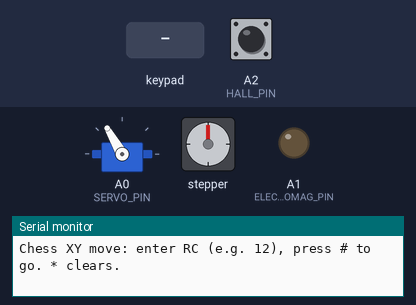
A sketch run on a simulated Arduino Uno, built with avr-gcc and run on an emulated ATmega328P. Parts: servo, stepper motor, output pins drawn as LEDs (lit = HIGH), the last lines printed to the serial monitor. The test bench sets the inputs (shaded band); at power-on: A2 (HALL_PIN) HIGH. Stepper angles assume 200 steps per turn.

Above: at 1.2 s.
1.3 s: keypad keys 1 2 1 3 1 1 1 0 # pressed 0.4 s apart
At 4.65 s:
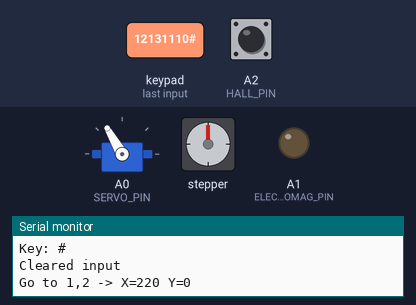
At 5.25 s:
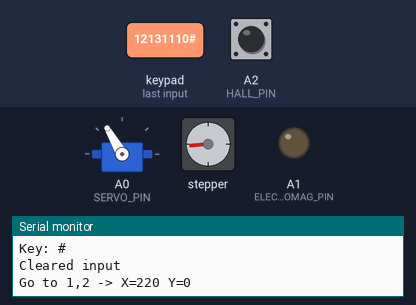
6.9 s: keypad keys 1 3 9 7 # pressed 0.4 s apart
At 9.56 s:
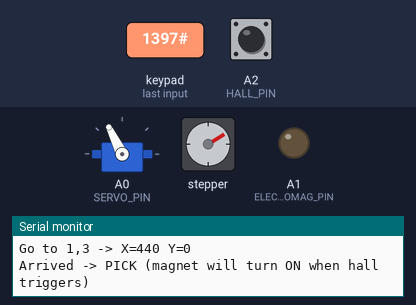
10.9 s: key 'A' pressed
12.8 s: keypad keys 1 2 1 3 1 1 1 0 # pressed 0.4 s apart
At 17.97 s:
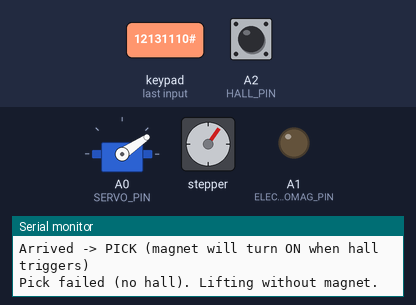
18.1 s: key '*' pressed
19.6 s: key 'B' pressed
Timing chart, 0 to 22.1 s (numbered marks = the images above; inputs shaded):
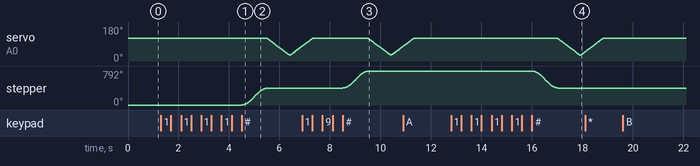

The sketch:

Combined_Code.ino
```cpp
#include <AccelStepper.h>
#include <Keypad.h>
#include <Servo.h>

// ----------------- Servo (Z) and Electromagnet -----------------
Servo servo;
const uint8_t SERVO_PIN      = A0;
const uint8_t ELECTROMAG_PIN = A1;
const uint8_t HALL_PIN       = A2;

const int MIN_POS = 30;
const int MAX_POS = 120;
const int STEP    = 1;
const unsigned long STEP_MS = 10;

const int HALL_ACTIVE_STATE = LOW;

enum State { LOWERING, RELEASING, LIFTING };
State state = LOWERING;

int pos = MAX_POS;

// In PICK mode avoid "instant pick" if hall is already active at the top.
// Start unarmed, then arm once hall go inactive during the descent.
bool armed = false;
unsigned long lastStepMs = 0;

bool magnetOn = false;                 // OFF->next actuation is PICK, ON->next actuation is PLACE
unsigned long releaseStartMs = 0;
const unsigned long RELEASE_DWELL_MS = 250;

const unsigned long PICK_TIMEOUT_MS  = 6000;  // max time allowed for a pick actuation
const unsigned long PLACE_TIMEOUT_MS = 6000;  //
unsigned long actuationStartMs = 0;
// ----------------- Steppers (X and Y) -----------------
AccelStepper stepperY(AccelStepper::DRIVER, 5, 4); // STEP, DIR
AccelStepper stepperX(AccelStepper::DRIVER, 2, 3); // STEP, DIR

// CALIBRATE THESE
const long STEPS_PER_SQUARE_X = 220;  // steps to move 1 column
const long STEPS_PER_SQUARE_Y = 220;  // steps to move 1 row
// ----------------- Keypad -----------------
const byte ROWS = 4;
const byte COLS = 4;

char keys[ROWS][COLS] = {
  {'1','2','3','A'},
  {'4','5','6','B'},
  {'7','8','9','C'},
  {'*','0','#','D'}
};

byte colPins[COLS] = {8, 9, 7, 6};
byte rowPins[ROWS] = {12, 13, 11, 10};

Keypad keypad = Keypad(makeKeymap(keys), rowPins, colPins, ROWS, COLS);

// ----------------- Input state -----------------
char buf[3] = {0, 0, 0}; // two digits + null
byte idx = 0;

// Sequence control
bool moveRequested = false;
bool actuating = false;

void clearInput() {
  idx = 0;
  buf[0] = buf[1] = buf[2] = 0;
  Serial.println("Cleared input");
}

bool hallActive() {
  return digitalRead(HALL_PIN) == HALL_ACTIVE_STATE;
}

void setMagnet(bool on) {
  digitalWrite(ELECTROMAG_PIN, on ? HIGH : LOW);
  magnetOn = on;
}

void startActuation() {
  // Reset servo/motion state for this actuation
  state = LOWERING;

  // Start NOT armed | Arm once the hall is seen inactive during descent.
  armed = false;

  lastStepMs = 0;

  // Always start from up
  pos = MAX_POS;
  servo.write(pos);

  actuating = true;
  actuationStartMs = millis();

  if (!magnetOn) Serial.println("Arrived -> PICK (magnet will turn ON when hall triggers)");
  else           Serial.println("Arrived -> PLACE (magnet will turn OFF at bottom)");
}

void stopActuation(const __FlashStringHelper* reason) {
  actuating = false;
  moveRequested = false;
  state = LOWERING;
  Serial.println(reason);
}

void runActuation() {
  unsigned long now = millis();

  // Safety timeout so we never hang forever
  if (!magnetOn) { // PICK mode
    if (now - actuationStartMs > PICK_TIMEOUT_MS) {
      stopActuation(F("Actuation timeout (PICK)"));
      return;
    }
  } else {         // PLACE mode
    if (now - actuationStartMs > PLACE_TIMEOUT_MS) {
      stopActuation(F("Actuation timeout (PLACE)"));
      return;
    }
  }

  switch (state) {
    case LOWERING: {
      // Step servo down
      if (now - lastStepMs >= STEP_MS) {
        lastStepMs = now;
        pos -= STEP;
        if (pos < MIN_POS) pos = MIN_POS;
        servo.write(pos);
      }

      // -------- PICK mode (magnet currently OFF) --------
      if (!magnetOn) {
        bool hall = hallActive();

        // Arm once hall is NOT active (this prevents instant trigger if hall is active at the top)
        if (!hall) armed = true;

        // When hall triggers (and we are armed), turn magnet ON and start lifting
        if (hall && armed) {
          armed = false;
          setMagnet(true);   // magnet ON and STAYS ON until next actuation (place)
          state = LIFTING;
          break;
        }

        // If we hit bottom and never got a hall trigger, abort pick and lift anyway (magnet stays OFF)
        if (pos <= MIN_POS) {
          Serial.println("Pick failed (no hall). Lifting without magnet.");
          state = LIFTING;
        }
      }
      // -------- PLACE mode (magnet currently ON) --------
      else { // When fully lowered, turn magnet OFF to release
        if (pos <= MIN_POS) {
          setMagnet(false);              // magnet OFF (release)
          releaseStartMs = now;
          state = RELEASING;             // small pause before lifting
        }
      }
      break;
    }

    case RELEASING: {
      // Let the piece actually drop before lifting
      if (now - releaseStartMs >= RELEASE_DWELL_MS) {
        state = LIFTING;
      }
      break;
    }

    case LIFTING: {
      // Step servo up
      if (now - lastStepMs >= STEP_MS) {
        lastStepMs = now;
        pos += STEP;
        if (pos > MAX_POS) pos = MAX_POS;
        servo.write(pos);
      }

      // Finish actuation once back at the top
      if (pos >= MAX_POS) {
        actuating = false;
        moveRequested = false;
        state = LOWERING;
        Serial.println("Actuation done");
      }
      break;
    }
  }
}
///////////////////////////////////   Setup   /////////////////////////////////////////////////////////
void setup() {
  Serial.begin(9600);
  Serial.println("Chess XY move: enter RC (e.g. 12), press # to go. * clears.");

  stepperX.setMaxSpeed(1500);
  stepperX.setAcceleration(800);

  stepperY.setMaxSpeed(1500);
  stepperY.setAcceleration(800);

  // Start at home (row1,col1)
  stepperX.setCurrentPosition(0);
  stepperY.setCurrentPosition(0);

  // Servo
  servo.attach(SERVO_PIN);
  servo.write(pos);

  // ElectroMagnet
  pinMode(ELECTROMAG_PIN, OUTPUT);
  setMagnet(false);

  // Hall sensor
  pinMode(HALL_PIN, INPUT_PULLUP);
}

void loop() {
  // Always keep steppers running
  stepperX.run();
  stepperY.run();

  // If requested a move and arrived, start actuation once
  if (moveRequested && !actuating &&
      stepperX.distanceToGo() == 0 && stepperY.distanceToGo() == 0) {
    startActuation();
  }

  // Run servo/magnet state machine
  if (actuating) {
    runActuation();
  }

  // keypad
  char k = keypad.getKey();
  if (!k) return;

  Serial.print("Key: ");
  Serial.println(k);

  if (k == '*') {
    clearInput();
    return;
  }

  if (k >= '0' && k <= '9') {
    if (idx < 2) {
      buf[idx++] = k;
      buf[idx] = '\0'; // keep it printable as a C-string
      Serial.print("Input: ");
      Serial.println(buf);
    }
    return;
  }

  if (k == '#') {
    if (idx != 2) {
      Serial.println("Need 2 digits (RC). Example: 12");
      clearInput();
      return;
    }

    int row = buf[0] - '0';
    int col = buf[1] - '0';
    clearInput();

    if (row < 1 || row > 8 || col < 1 || col > 8) {
      Serial.println("Row/Col must be 1..8");
      return;
    }

    long x = (col - 1) * STEPS_PER_SQUARE_X;
    long y = (row - 1) * STEPS_PER_SQUARE_Y;

    stepperX.moveTo(x);
    stepperY.moveTo(y);

    moveRequested = true;

    // Used for debugging and outputting to us what is registered input
    Serial.print("Go to ");
    Serial.print(row);
    Serial.print(",");
    Serial.print(col);
    Serial.print(" -> X=");
    Serial.print(x);
    Serial.print(" Y=");
    Serial.println(y);
  }
}
```

Measured:
- after the input at 1.3 s, stepper: turns 396° clockwise in 1.0 s, starting after 3.2 s
- after the input at 6.9 s, stepper: turns 396° clockwise in 1.0 s, starting after 1.6 s
- after the input at 12.8 s, stepper: turns 396° counter-clockwise in 1.0 s, starting after 3.2 s
